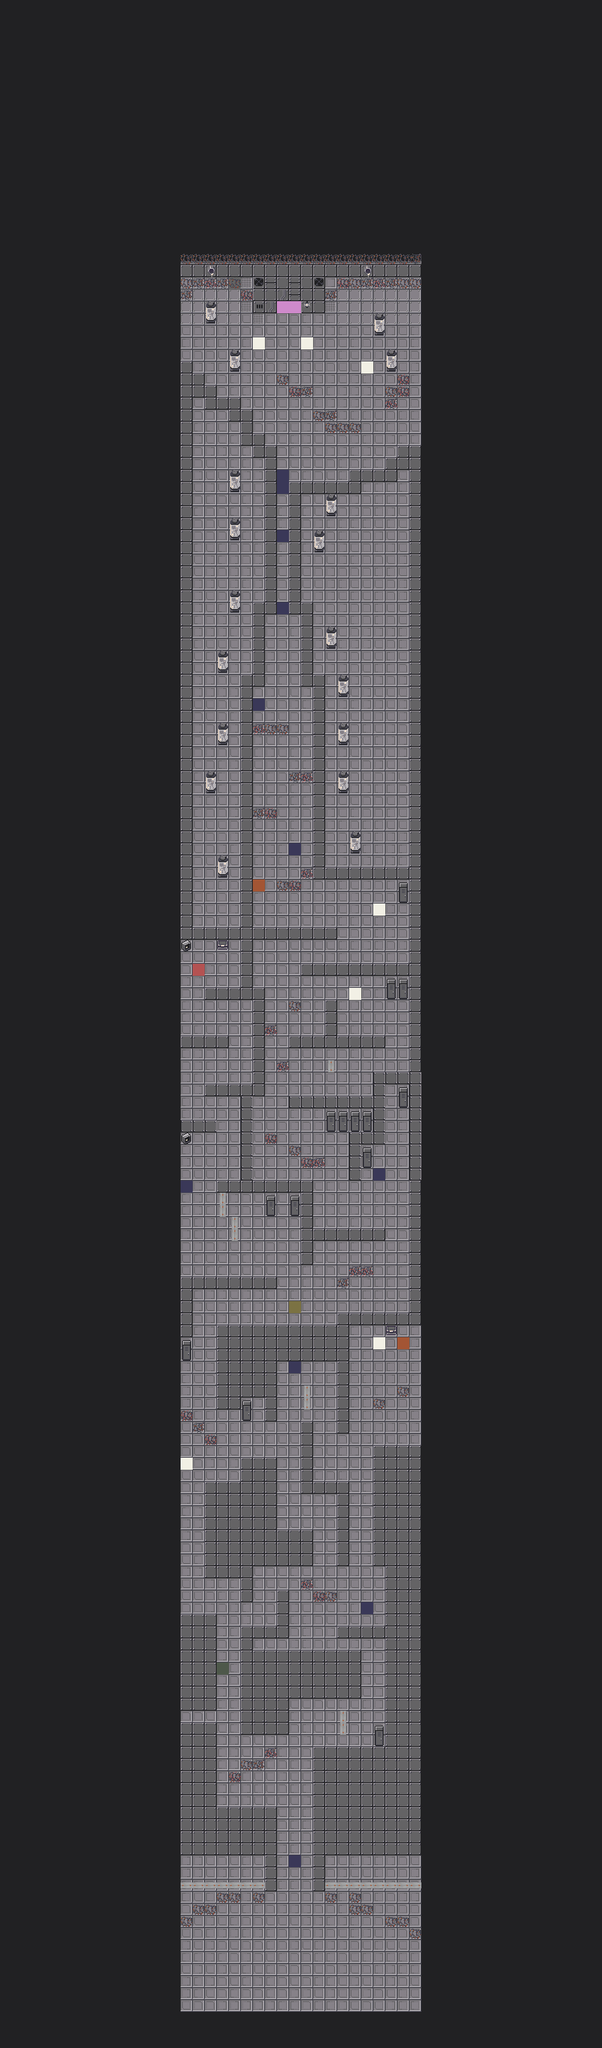

The image is a tile-based game level rendered from a .tmx file. Its description and source (layers, tilesets, objects; grid data summarised) follow:
An orthogonal 50x170 tile map with 16x16 px tiles, 4 tile layers (background_layer, entity_layer, collectable_layer, obstacle_layer).

<map version="1.5" tiledversion="1.7.0" orientation="orthogonal" renderorder="right-down" width="50" height="170" tilewidth="16" tileheight="16" infinite="0" nextlayerid="5" nextobjectid="1">
 <editorsettings>
  <export format="csv" />
 </editorsettings>
 <tileset firstgid="1" source="CosmicLilac_Tiles_greyscale.tsx" />
 <layer id="1" name="background_layer" width="50" height="170">
  <data>[8500 cells, 8500 non-empty, 13 distinct tile ids]</data>
 </layer>
 <layer id="3" name="entity_layer" width="50" height="170">
  <data>[8500 cells, 18 non-empty, 2 distinct tile ids]</data>
 </layer>
 <layer id="4" name="collectable_layer" width="50" height="170">
  <data>[8500 cells, 7 non-empty, 5 distinct tile ids]</data>
 </layer>
 <layer id="2" name="obstacle_layer" width="50" height="170">
  <data>[8500 cells, 1319 non-empty, 20 distinct tile ids]</data>
 </layer>
</map>
